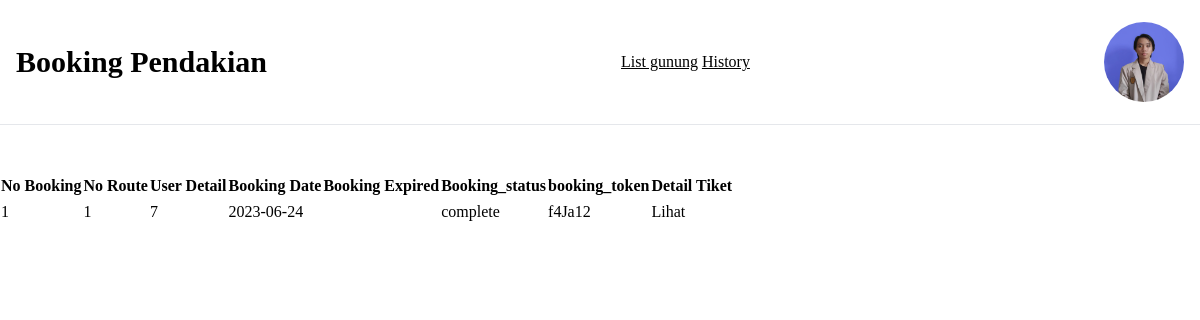
Before: /history.php (signed in) with the older database file.
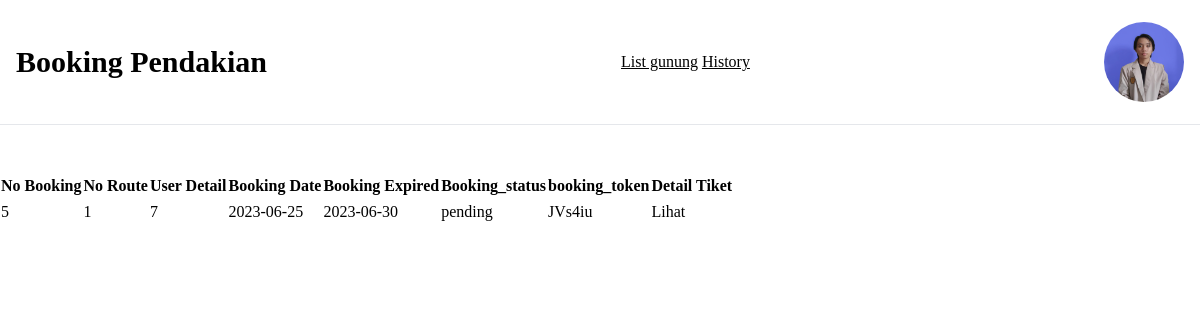
After: the same page with the newer database file.
### tables this page shows
CREATE TABLE `user_detail` (
  `user_detail_id` int(11) NOT NULL,
  `user_id` int(11) DEFAULT NULL,
  `user_full_name` varchar(50) DEFAULT NULL,
  `user_phone_number` varchar(20) DEFAULT NULL,
  `user_birth_date` date DEFAULT NULL,
  `user_province` varchar(50) DEFAULT NULL,
  `user_city` varchar(50) NOT NULL,
  `user_district` varchar(50) DEFAULT NULL,
  `user_postal_code` char(10) DEFAULT NULL,
  `user_address` text DEFAULT NULL,
  `user_weight` decimal(5,2) DEFAULT NULL,
  `user_height` decimal(5,2) DEFAULT NULL,
  `user_photo` varchar(255) DEFAULT NULL,
  `user_identity_card` varchar(255) DEFAULT NULL,
  `user_identity_status` enum('unverified','verified','rejected') NOT NULL
);

CREATE TABLE `booking_log` (
  `booking_log_id` int(11) NOT NULL,
  `route_id` int(11) DEFAULT NULL,
  `user_detail_id` int(11) DEFAULT NULL,
  `booking_date` date DEFAULT NULL,
  `booking_expired` date DEFAULT NULL,
  `booking_status` enum('pending','complete','canceled') DEFAULT NULL,
  `booking_token` char(10) DEFAULT NULL
);

### src/history.php (the view, shortened to what this page needs)
<?php
    include "connection.php";
    $queryBooking = $conn->query("SELECT * FROM `booking_log` WHERE booking_log_id;");
    $dataBooking = $queryBooking->fetch_assoc();
?>
<!DOCTYPE html>
<html lang="en">
<head>
    <link rel="stylesheet" href="../dist/output.css">
</head>
<body>
    <?php include './components/navbar.php'; ?>
    <table>
        <tr>
            <th>No Booking</th>
            <th>No Route</th>
            <th>User Detail</th>
            <th>Booking Date</th>
            <th>Booking Expired</th>
            <th>Booking_status</th>
            <th>booking_token</th>
            <th>Detail Tiket</th>
        </tr>
        <tr>
                <td><?php echo $dataBooking['booking_log_id'] ?> </td>
                <td><?php echo $dataBooking['route_id'] ?> </td>
                <td><?php echo $dataBooking['user_detail_id'] ?> </td>
                <td><?php echo $dataBooking['booking_date'] ?></td>
                <td><?php echo $dataBooking['booking_expired'] ?></td>
                <td><?php echo $dataBooking['booking_status'] ?></td>
                <td><?php echo $dataBooking['booking_token'] ?></td>
                <td><a href="ongoing.php?booking_log=<?php echo $dataBooking['booking_log_id'] ?>">Lihat</a></td>
        </tr>
</body>
</html>

### src/components/navbar.php (shortened to what this page needs)
<nav class="flex justify-between items-center px-4 py-5  h-[125px] mx-auto border-b mb-12 relative">
    <div>
        <a href="./index.php" class="text-3xl font-black">Booking Pendakian</a>
    </div>
    <div>
        <a href="./listgunung.php" class="underline">List gunung</a>
        <a href="./history.php" class="underline">History</a>
    </div>
    <div class="flex items-center">
        <?php if (!isset($_SESSION['user'])) : ?>
            <a href="../src/login" class="bg-blue-500 text-white font-semibold w-[90px] py-2 rounded-sm hover:bg-blue-400 text-center block">Sign In</a>
        <?php else : ?>
            <div class="flex items-center gap-4">
                <div id='UserProfile' class="w-20 h-20 flex items-center overflow-hidden rounded-full object-cover cursor-pointer" onclick="handleProfileComponents()">
                    <?php
                    $userId = $_SESSION['user']['user_id'];
                    $result = $conn->query("SELECT user_photo FROM user_detail WHERE user_id = $userId");
                    if ($result && $result->num_rows > 0) {
                        $user_data = $result->fetch_assoc();
                        $userPhoto = $user_data['user_photo'];
                    ?>
                        <img src="../assets/img/userdata/<?php echo $userPhoto; ?>?timestamp=<?php echo time(); ?>" alt="user_profile">
                    <?php
                    } else {
                    ?>
                        <img src="../assets/default-profile.png" alt="user_profile">
                    <?php
                    }
                    ?>
                </div>
            </div>
        <?php endif; ?>
    </div>
</nav>

### src/components/navbar.php (style rules this page uses)
nav { background:white }

Changed rows visible on the page:
removed booking_log: booking_log_id "1", route "1", user_detail "7", booking_date "2023-06-24", booking_status "complete", booking_token "f4Ja12"
added booking_log: booking_log_id "5", route "1", user_detail "7", booking_date "2023-06-25", booking_expired "2023-06-30", booking_status "pending", booking_token "JVs4iu"
